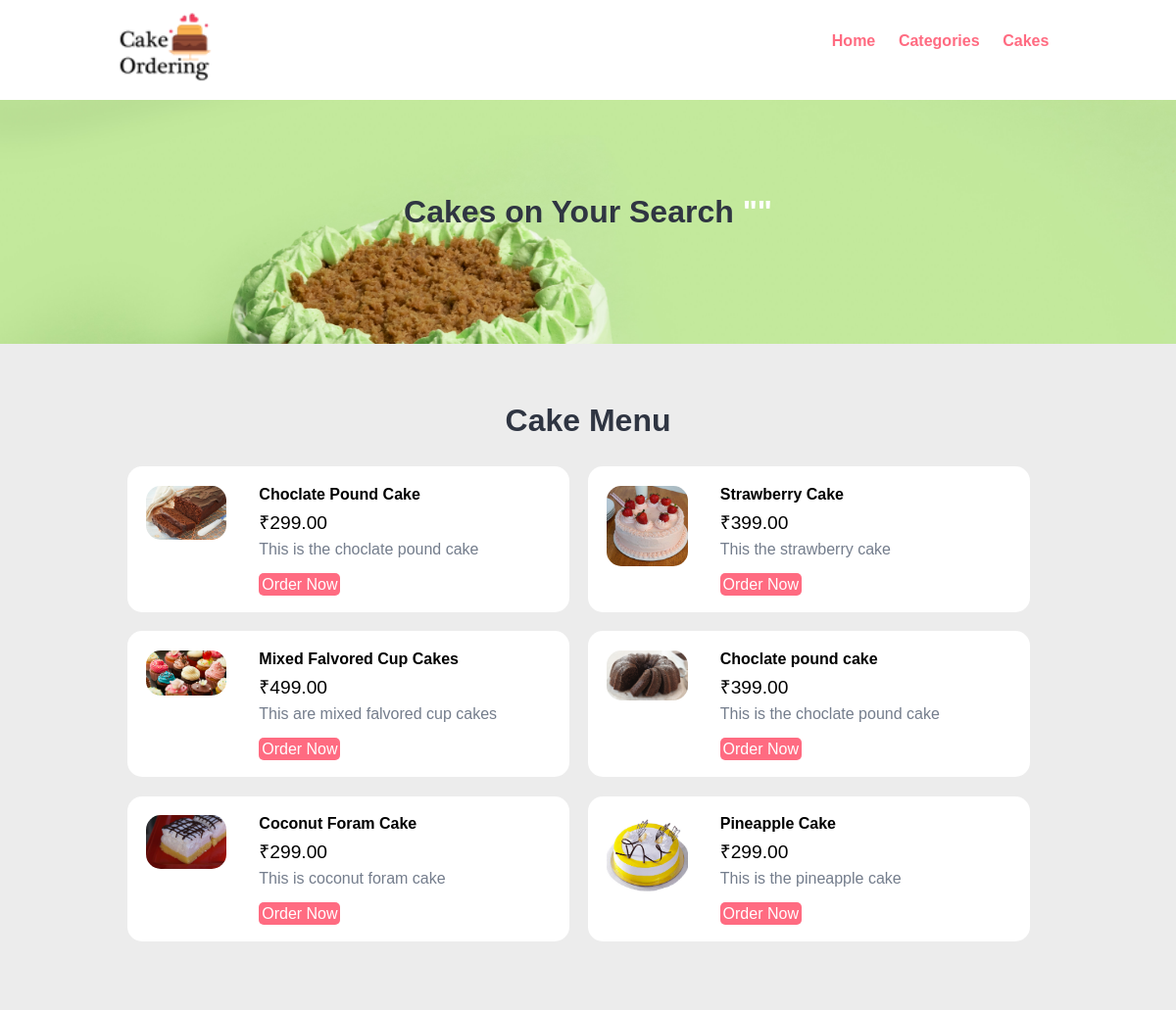
The page /food-search.php on the database its author committed.
### tables this page shows
CREATE TABLE `cake` (
  `id` int(10) UNSIGNED NOT NULL,
  `title` varchar(100) NOT NULL,
  `description` text NOT NULL,
  `price` decimal(10,2) NOT NULL,
  `image_name` varchar(255) NOT NULL,
  `category_id` int(10) UNSIGNED NOT NULL,
  `feature` varchar(10) NOT NULL,
  `active` varchar(10) NOT NULL
);

### food-search.php (the view, shortened to what this page needs)
<?php include('partials-front/menu.php'); ?>
    <section class="food-search text-center">
        <div class="container">
            <?php
            $search =mysqli_real_escape_string($conn, $_POST['search']);
            ?>
            <h2>Cakes on Your Search <a href="#" class="text-white">"<?php echo $search; ?>"</a></h2>
        </div>
    </section>
    <section class="food-menu">
        <div class="container">
            <h2 class="text-center">Cake Menu</h2>
            <?php
                $sql = "SELECT * FROM cake WHERE title LIKE'%$search%' OR description LIKE '%$search%'";
                $res = mysqli_query($conn, $sql);
                $count = mysqli_num_rows($res);
                if ($count>0) {
                    while ($rows = mysqli_fetch_assoc($res)) {
                        $id = $rows['id'];
                        $title = $rows['title'];
                        $price = $rows['price'];
                        $description = $rows['description'];
                        $image_name = $rows['image_name'];
                        ?>
                        <div class="food-menu-box">
                            <div class="food-menu-img">
                                <?php
                                if ($image_name == "") {
                                    echo "<div class = 'error'> Cake is not available. </div>";
                                }
                                else{
                                    ?>
                                        <img src="<?php echo SITEURL; ?>images/food/<?php echo $image_name; ?>" class="img-responsive img-curve">
                                    <?php
                                }
                                ?>
                            </div>
                            <div class="food-menu-desc">
                                <h4><?php echo $title; ?></h4>
                                <p class="food-price">₹<?php echo $price; ?></p>
                                <p class="food-detail">
                                   <?php echo $description; ?>
                                </p>
                                <br>
                                <a href="<?php echo SITEURL; ?>order.php?cake_id=<?php echo $id; ?>" class="btn btn-primary">Order Now</a>
                            </div>
                        </div>
                        <?php
                    }
                }
                else{
                    echo "<div class = 'error'> Categorys are not Added. </div>";
                }
            ?>
        </div>
    </section>
</body>
</html>

### partials-front/menu.php (shortened to what this page needs)
<!DOCTYPE html>
<html lang="en">
<head>
    <link rel="stylesheet" href="css/style.css">
</head>
<body>
    <section class="navbar">
        <div class="container">
            <div class="logo">
                <a href="#" title="Logo">
                    <img src="images/logo.png" alt="Restaurant Logo" class="img-responsive">
                </a>
            </div>
            <div class="menu text-right">
                <ul>
                    <li>
                        <a href="<?php echo SITEURL; ?>">Home</a>
                    </li>
                    <li>
                        <a href="<?php echo SITEURL; ?>categories.php">Categories</a>
                    </li>
                    <li>
                        <a href="<?php echo SITEURL; ?>foods.php">Cakes</a>
                    </li>
                </ul>
            </div>
        </div>
    </section>

### css/style.css (style rules this page uses)
* { margin: 0 0; padding: 0 0; font-family: Arial, Helvetica, sans-serif; }
.container { width: 80%; margin: 0 auto; padding: 1%; }
.img-responsive { width: 100%; }
.img-curve { border-radius: 15px; }
.text-right { text-align: right; }
.text-center { text-align: center; }
.text-white { color: white; }
a { color: #ff6b81; text-decoration: none; }
.btn { padding: 1%; border: none; font-size: 1rem; border-radius: 5px; }
.btn-primary { background-color: #ff6b81; color: white; cursor: pointer; }
h2 { color: #2f3542; font-size: 2rem; margin-bottom: 2%; }
.logo { width: 10%; float: left; }
.menu { line-height: 60px; }
.menu ul { list-style-type: none; }
.menu ul li { display: inline; padding: 1%; font-weight: bold; }
.food-search { background-image: url(../images/bg.jpg); background-size: cover; background-repeat: no-repeat; background-position: center; padding: 7% 0; }
.food-menu { background-color: #ececec; padding: 4% 0; }
.food-menu-box { width: 43%; margin: 1%; padding: 2%; float: left; background-color: white; border-radius: 15px; }
.food-menu-img { width: 20%; float: left; }
.food-menu-desc { width: 70%; float: left; margin-left: 8%; }
.food-price { font-size: 1.2rem; margin: 2% 0; }
.food-detail { font-size: 1rem; color: #747d8c; }

### rows shown on the page
cake: image_name (picture), title "Choclate Pound Cake", price "299.00", description "This is the choclate pound cake"
cake: image_name (picture), title "Strawberry Cake", price "399.00", description "This the strawberry cake"
cake: image_name (picture), title "Mixed Falvored Cup Cakes", price "499.00", description "This are mixed falvored cup cakes"
cake: image_name (picture), title "Choclate pound cake", price "399.00", description "This is the choclate pound cake"
cake: image_name (picture), title "Coconut Foram Cake", price "299.00", description "This is coconut foram cake"
cake: image_name (picture), title "Pineapple Cake", price "299.00", description "This is the pineapple cake"
